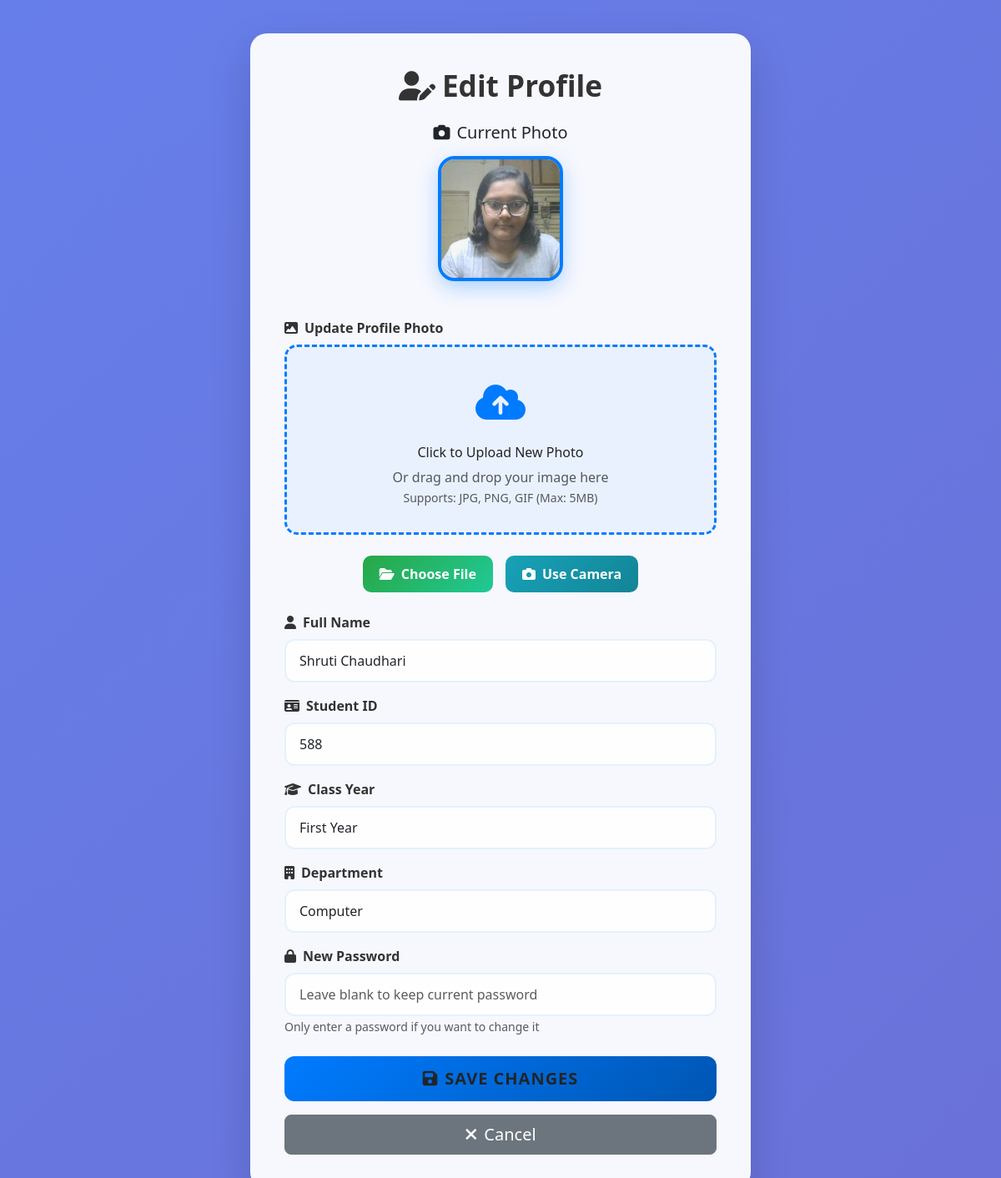
The page /edit_profile (signed in) on the database its author committed.
### tables this page shows
CREATE TABLE users (
        id INTEGER PRIMARY KEY AUTOINCREMENT,
        name TEXT,
        image_path TEXT
    , student_id TEXT, class_year TEXT, department TEXT, password TEXT);

### main.py (the view, shortened to what this page needs)
@app.route('/edit_profile', methods=['GET', 'POST'])
def edit_profile():
    student_id = session.get('student_id')
    if not student_id:
        flash("Please log in to edit your profile", "warning")
        return redirect(url_for('student_login'))
    conn = sqlite3.connect('database.db')
    conn.row_factory = sqlite3.Row
    cur = conn.cursor()
    cur.execute("SELECT * FROM users WHERE student_id = ?", (student_id,))
    user_row = cur.fetchone()
    conn.close()
    if user_row:
        current_image_path = None
        if user_row['image_path']:
            db_image_path = user_row['image_path'].replace('\\', '/').replace('static/', '')
            if os.path.exists(os.path.join('static', db_image_path)):
                current_image_path = db_image_path
        if not current_image_path:
            current_image_path = find_student_image(user_row['name'])
        if not current_image_path or not os.path.exists(os.path.join('static', current_image_path)):
            current_image_path = 'default_profile.svg'
        user = {
            'name': user_row['name'],
            'student_id': user_row['student_id'],
            'class_year': user_row['class_year'],
            'department': user_row['department'],
            'image_path': current_image_path
        }
        return render_template('edit_profile.html', user=user)
    else:
        flash("User not found", "error")
        return redirect(url_for('student_login'))

### main.py (called while the page is built)
def get_daily_quote():
    if not _QUOTES_CACHE:
        return {'text': 'Keep going — small steps lead to big changes.', 'author': ''}
    idx = datetime.utcnow().toordinal() % len(_QUOTES_CACHE)
    return _QUOTES_CACHE[idx]

@app.context_processor
def inject_quote():
    try:
        return {'daily_quote': get_daily_quote()}
    except Exception:
        return {'daily_quote': {'text': 'Keep learning every day.', 'author': ''}}

### templates/edit_profile.html (shortened to what this page needs)
<!DOCTYPE html>
<html lang="en">
<head>
  <link href="https://cdn.jsdelivr.net/npm/bootstrap@5.3.3/dist/css/bootstrap.min.css" rel="stylesheet">
  <link rel="stylesheet" href="https://cdnjs.cloudflare.com/ajax/libs/animate.css/4.1.1/animate.min.css" />
  <link rel="stylesheet" href="https://cdnjs.cloudflare.com/ajax/libs/font-awesome/6.4.0/css/all.min.css">
</head>
<body>
  <div class="edit-card animate__animated animate__fadeInUp">
    <h2 class="mb-4 text-center fw-bold" style="color: #333; font-size: 2.2rem;">
      <i class="fas fa-user-edit me-2"></i>Edit Profile
    </h2>
  <div class="text-center mb-4">
    <h5 class="mb-3"><i class="fas fa-camera me-2"></i>Current Photo</h5>
    {% if user.image_path %}
      <img src="{{ url_for('static', filename=user.image_path) }}"
           alt="Current Profile"
           class="current-photo"
           onerror="handleImageError(this)">
    {% else %}
      <img src="{{ url_for('static', filename='default_profile.svg') }}"
           alt="Default Profile"
           class="current-photo">
    {% endif %}
  </div>
  <form method="POST" enctype="multipart/form-data" id="editForm">
      <div class="mb-4">
        <label class="form-label">
          <i class="fas fa-image me-2"></i>Update Profile Photo
        </label>
        <div class="photo-upload-area" onclick="document.getElementById('photoInput').click()">
          <div class="upload-icon">
            <i class="fas fa-cloud-upload-alt"></i>
          </div>
          <h6>Click to Upload New Photo</h6>
          <p class="text-muted mb-0">Or drag and drop your image here</p>
          <small class="text-muted">Supports: JPG, PNG, GIF (Max: 5MB)</small>
        </div>
        <div class="upload-options">
          <button type="button" class="upload-btn" onclick="document.getElementById('photoInput').click()">
            <i class="fas fa-folder-open me-2"></i>Choose File
          </button>
          <button type="button" class="upload-btn camera-btn" onclick="openCamera()">
            <i class="fas fa-camera me-2"></i>Use Camera
          </button>
        </div>
      </div>
      <div class="mb-3">
        <label class="form-label">
          <i class="fas fa-user me-2"></i>Full Name
        </label>
        <input type="text" name="name" class="form-control" value="{{ user.name }}" required>
      </div>
      <div class="mb-3">
        <label class="form-label">
          <i class="fas fa-id-card me-2"></i>Student ID
        </label>
        <input type="text" name="student_id" class="form-control" value="{{ user.student_id }}" readonly>
      </div>
      <div class="mb-3">
        <label class="form-label">
          <i class="fas fa-graduation-cap me-2"></i>Class Year
        </label>
        <select name="class_year" class="form-select" required>
          <option value="First Year" {% if user.class_year=='First Year' %}selected{% endif %}>First Year</option>
        </select>
      </div>
      <div class="mb-3">
        <label class="form-label">
          <i class="fas fa-building me-2"></i>Department
        </label>
        <select name="department" class="form-select" required>
          <option value="Computer" {% if user.department=='Computer' %}selected{% endif %}>Computer</option>
        </select>
      </div>
      <div class="mb-4">
        <label class="form-label">
          <i class="fas fa-lock me-2"></i>New Password
        </label>
        <input type="password" name="password" class="form-control" placeholder="Leave blank to keep current password">
        <small class="text-muted">Only enter a password if you want to change it</small>
      </div>
      <div class="d-grid gap-3">
        <button type="submit" class="btn btn-enhanced btn-lg">
          <i class="fas fa-save me-2"></i>Save Changes
        </button>
        <a href="{{ url_for('student_home') }}" class="btn btn-secondary btn-lg">
          <i class="fas fa-times me-2"></i>Cancel
        </a>
      </div>
    </form>
  </div>
</body>
</html>

### templates/edit_profile.html (style rules this page uses)
body { background: linear-gradient(135deg, #667eea 0%, #764ba2 100%); background-size: 400% 400%; animation: gradientShift 10s ease infinite; min-height: 100vh; font-family: 'Segoe UI', Tahoma, Geneva, Verdana, sans-serif; }
.edit-card { background: rgba(255, 255, 255, 0.95); backdrop-filter: blur(20px); border: 1px solid rgba(255, 255, 255, 0.2); border-radius: 20px; box-shadow: 0 20px 50px rgba(0, 0, 0, 0.15); padding: 40px; max-width: 600px; margin: 40px auto; animation: fadeInUp 1s; }
.current-photo { width: 150px; height: 150px; object-fit: cover; border-radius: 20px; border: 4px solid #007bff; box-shadow: 0 8px 25px rgba(0,123,255,0.3); margin-bottom: 20px; transition: all 0.3s ease; }
.photo-upload-area { border: 3px dashed #007bff; border-radius: 15px; padding: 30px; text-align: center; background: rgba(0,123,255,0.05); transition: all 0.3s ease; cursor: pointer; margin-bottom: 25px; }
.upload-icon { font-size: 3rem; color: #007bff; margin-bottom: 15px; }
.btn-enhanced { background: linear-gradient(135deg, #007bff, #0056b3); border: none; border-radius: 12px; padding: 12px 30px; font-weight: 600; text-transform: uppercase; letter-spacing: 1px; transition: all 0.3s ease; position: relative; overflow: hidden; }
.btn-enhanced::before { content: ''; position: absolute; top: 0; left: -100%; width: 100%; height: 100%; background: linear-gradient(90deg, transparent, rgba(255,255,255,0.3), transparent); transition: left 0.6s; }
.form-control, .form-select { border-radius: 12px; border: 2px solid #e3f2fd; padding: 12px 16px; transition: all 0.3s ease; background: rgba(255,255,255,0.9); }
.form-label { font-weight: 600; color: #333; margin-bottom: 8px; }
.upload-options { display: flex; gap: 15px; justify-content: center; margin-top: 20px; }
.upload-btn { background: linear-gradient(135deg, #28a745, #20c997); color: white; border: none; border-radius: 10px; padding: 10px 20px; cursor: pointer; transition: all 0.3s ease; font-weight: 600; }
.camera-btn { background: linear-gradient(135deg, #17a2b8, #138496); }

### rows shown on the page
users: image_path (picture), name "Shruti Chaudhari", student_id "588", department "Computer"
